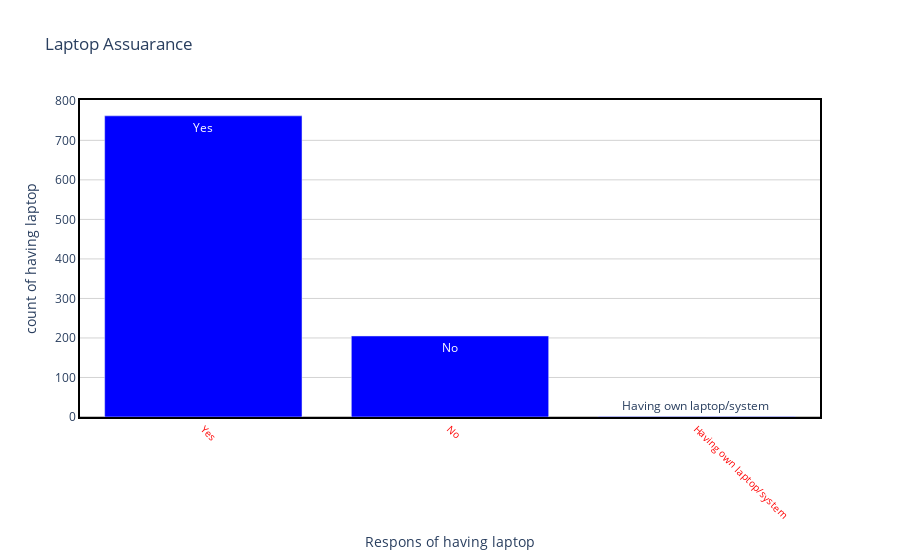

Source (notebook cell):
### Code cell
draw_trace_bar(have_laptop2,'Laptop_assurance','counts','Laptop Assuarance','Respons of having laptop','count of having laptop')

### Figure 1 — Plotly figure (JSON) as saved in the notebook; plotly's stock layout.template omitted (floating-point values rounded to 4 significant figures)
{"data": [{"marker": {"color": "Blue"}, "text": ["Yes", "No", "Having own laptop/system "], "type": "bar", "x": ["Yes", "No", "Having own laptop/system "], "y": [762, 205, 1]}], "layout": {"hovermode": "closest", "paper_bgcolor": "rgba(0, 0, 0, 0)", "plot_bgcolor": "rgba(0, 0, 0, 0)", "title": {"text": "Laptop Assuarance"}, "xaxis": {"linecolor": "black", "linewidth": 2, "mirror": true, "showline": true, "showticklabels": true, "tickangle": 45, "tickfont": {"color": "red", "size": 10}, "title": {"text": "Respons of having laptop"}, "zeroline": true, "zerolinecolor": "grey", "zerolinewidth": 1}, "yaxis": {"gridcolor": "lightgrey", "linecolor": "black", "linewidth": 2, "mirror": true, "showline": true, "title": {"text": "count of having laptop"}, "zeroline": true, "zerolinecolor": "grey", "zerolinewidth": 1}}}
